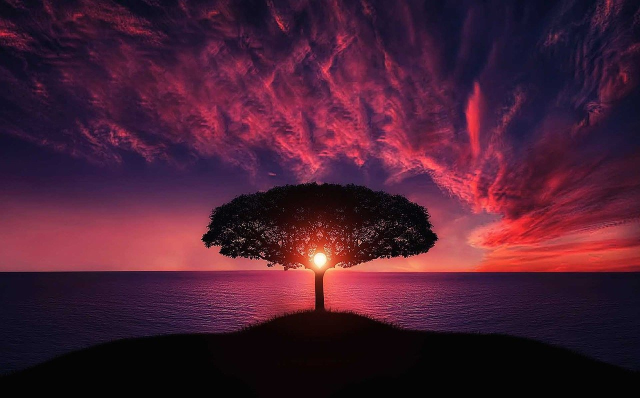
#> input picture Image-Manipulation/04-Image-Pyramid/Images/input3.jpg, 1280 x 796 px (shown at 1/2 size)
$ python image_pyramids.py
#> lines starting #> are read from the running program, lines starting #| are printed output that depends on the picture
import cv2
import numpy as np
from matplotlib import pyplot as plt

image = cv2.imread('Images/input3.jpg')
#> image is the input picture: shape (796, 1280, 3); mean B, G, R 51.3, 30.5, 73.7

smaller = cv2.pyrDown(image)
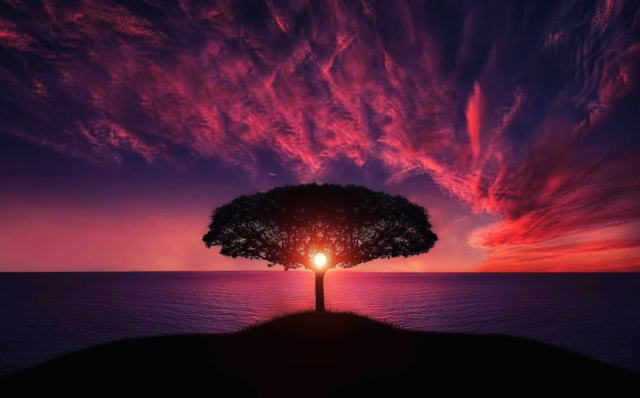
#> smaller: shape (398, 640, 3); mean B, G, R 51.3, 30.5, 73.7
larger = cv2.pyrUp(smaller)

row, col = 1, 3
fig, axs = plt.subplots(row, col, figsize=(15, 10))
fig.tight_layout()

axs[0].imshow(cv2.cvtColor(image, cv2.COLOR_BGR2RGB))
axs[0].set_title('Original Image')
cv2.imwrite('Images\original_image.png', image)

axs[1].imshow(cv2.cvtColor(smaller, cv2.COLOR_BGR2RGB))
axs[1].set_title('Smaller Image')
cv2.imwrite('Images\smaller_image.png', smaller)

axs[2].imshow(cv2.cvtColor(larger, cv2.COLOR_BGR2RGB))
axs[2].set_title('Larger Image')
cv2.imwrite('Images\larger_image.png', larger)

plt.show()
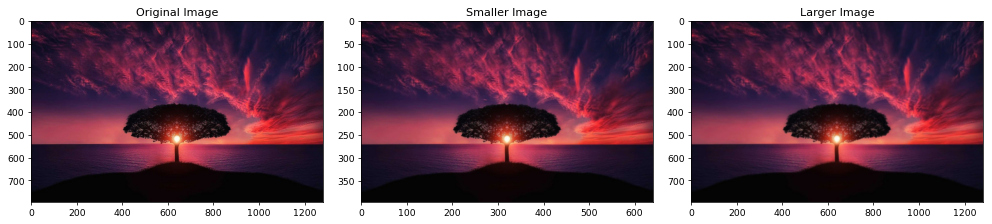
#> figure drawn by matplotlib, 3 panels

newer_image = cv2.imread('Images\larger_image.png')

new_smaller = cv2.pyrDown(newer_image)
new_larger = cv2.pyrUp(new_smaller)

row, col = 1, 3
fig, axs = plt.subplots(row, col, figsize=(15, 10))
fig.tight_layout()

axs[0].imshow(cv2.cvtColor(newer_image, cv2.COLOR_BGR2RGB))
axs[0].set_title('Newer Image')
cv2.imwrite(r'Images\newer_original_image.png', image)

axs[1].imshow(cv2.cvtColor(new_smaller, cv2.COLOR_BGR2RGB))
axs[1].set_title('Newer Smaller Image')
cv2.imwrite(r'Images\newer_smaller_image.png', new_smaller)

axs[2].imshow(cv2.cvtColor(new_larger, cv2.COLOR_BGR2RGB))
axs[2].set_title('Newer Larger Image')
cv2.imwrite(r'Images\newer_larger_image.png', new_larger)

plt.show()

$ run again, with Image-Manipulation/04-Image-Pyramid/Images/input1.jpg copied over Image-Manipulation/04-Image-Pyramid/Images/input3.jpg
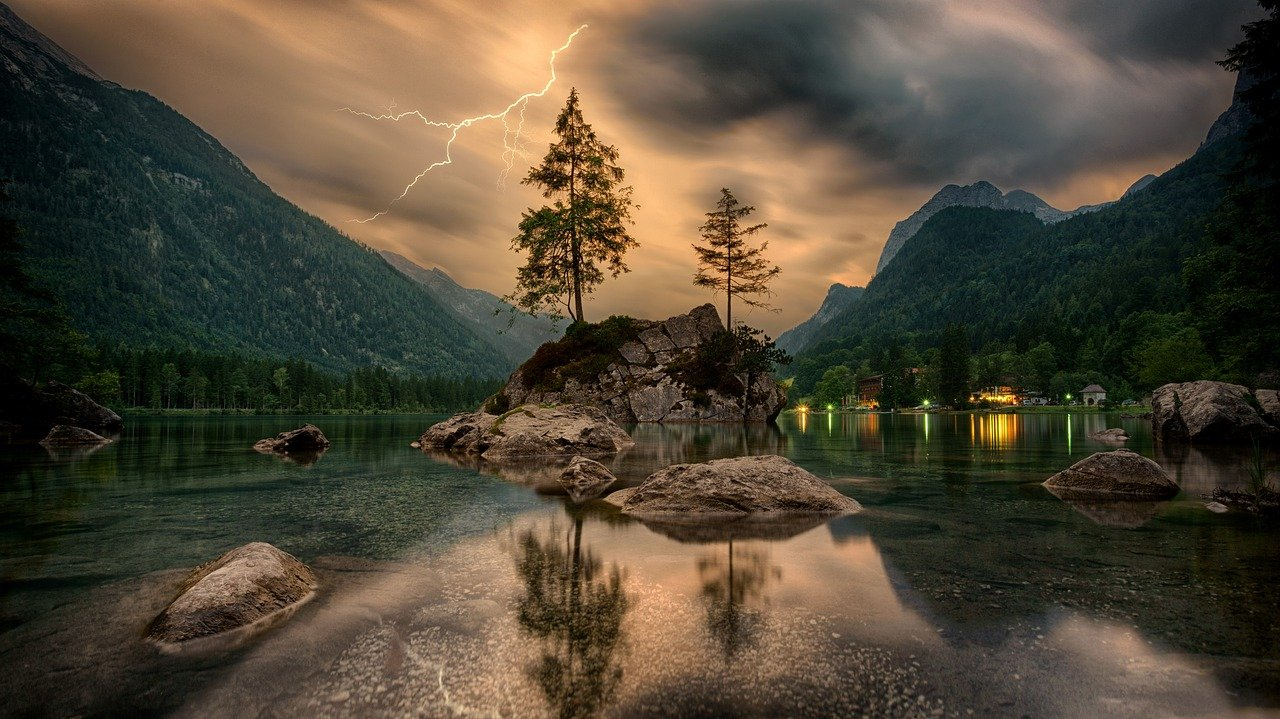
#> input picture Image-Manipulation/04-Image-Pyramid/Images/input1.jpg, 1280 x 719 px
#> image is the input picture: shape (719, 1280, 3); mean B, G, R 54.5, 71.1, 79.8
#> `plt.show()`:
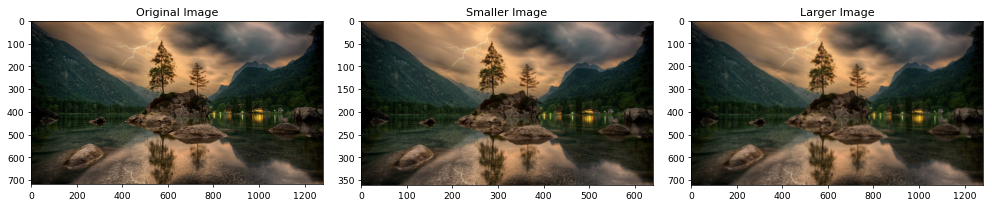
#> figure drawn by matplotlib, 3 panels

$ run again, with Image-Manipulation/04-Image-Pyramid/Images/input4.jpg copied over Image-Manipulation/04-Image-Pyramid/Images/input3.jpg
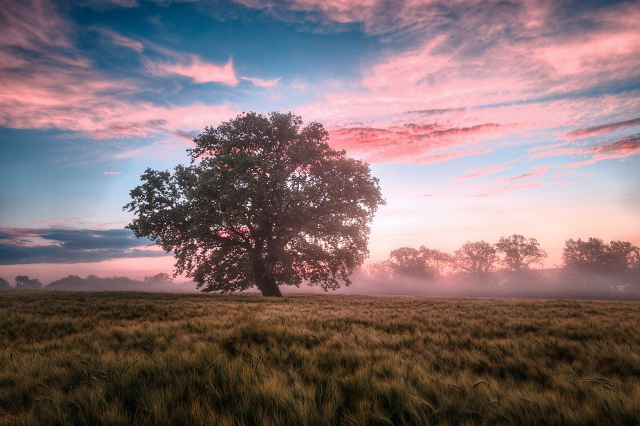
#> input picture Image-Manipulation/04-Image-Pyramid/Images/input4.jpg, 1280 x 852 px (shown at 1/2 size)
#> image is the input picture: shape (852, 1280, 3); mean B, G, R 113, 110.8, 130.1
#> `smaller = cv2.pyrDown(image)`:
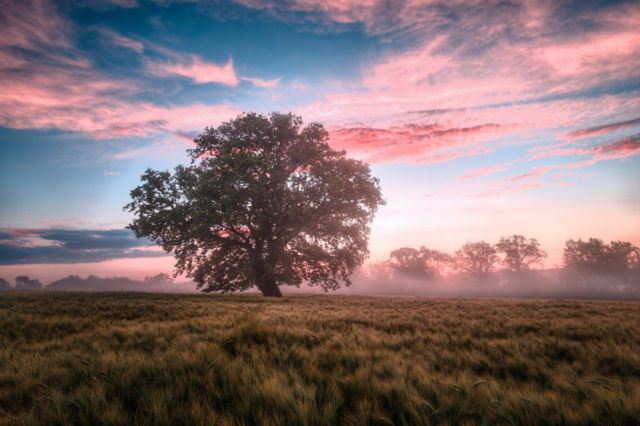
#> smaller: shape (426, 640, 3); mean B, G, R 113.1, 110.9, 130.1
#> `plt.show()`:
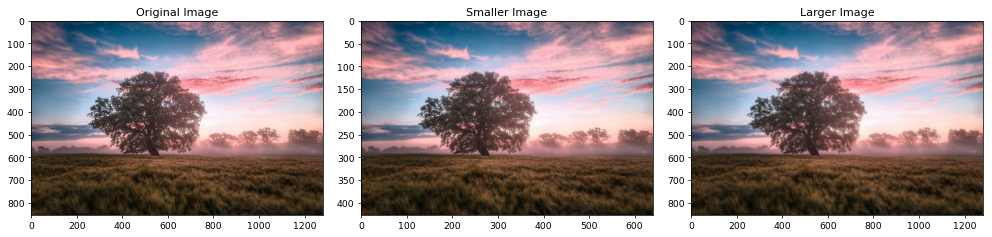
#> figure drawn by matplotlib, 3 panels
